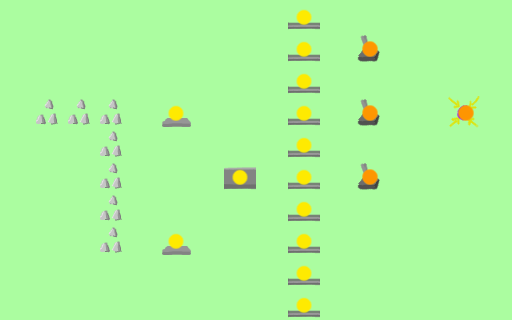

Tiled map render using the project's own tile images. Description and the map definition, with tile-layer contents summarised, below:
An orthogonal 16x10 tile map with 32x32 px tiles, 4 tile layers (Kachelebene 1, collision, entities, connections).

<map version="1.0" orientation="orthogonal" width="16" height="10" tilewidth="32" tileheight="32">
 <properties>
  <property name="description" value="invisible labyrinth" />
 </properties>
 <tileset firstgid="1" name="tileset" tilewidth="32" tileheight="32">
  <image source="tileset.png" width="256" height="256" />
 </tileset>
 <layer name="Kachelebene 1" width="16" height="10">
  <data>[160 cells, 160 non-empty, 1 distinct tile ids]</data>
 </layer>
 <layer name="collision" width="16" height="10">
  <data>[160 cells, 0 non-empty, 0 distinct tile ids]</data>
 </layer>
 <layer name="entities" width="16" height="10">
  <data>[160 cells, 24 non-empty, 6 distinct tile ids]</data>
 </layer>
 <layer name="connections" width="16" height="10">
  <data>[160 cells, 17 non-empty, 2 distinct tile ids]</data>
 </layer>
</map>
